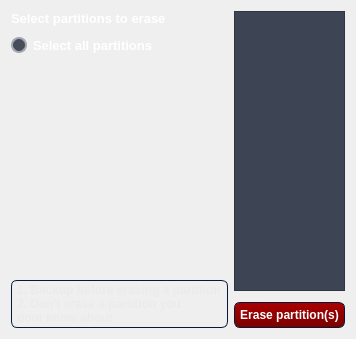
        <widget class="QWidget" name="erasetab">
         <attribute name="title">
          <string>Erase partition(s)</string>
         </attribute>
         <layout class="QHBoxLayout" name="horizontalLayout_11">
          <item>
           <layout class="QVBoxLayout" name="verticalLayout_17">
            <item>
             <widget class="QLabel" name="erasetitle">
              <property name="sizePolicy">
               <sizepolicy hsizetype="Preferred" vsizetype="Fixed">
                <horstretch>0</horstretch>
                <verstretch>0</verstretch>
               </sizepolicy>
              </property>
              <property name="minimumSize">
               <size>
                <width>0</width>
                <height>20</height>
               </size>
              </property>
              <property name="styleSheet">
               <string notr="true">/*-----QLabel-----*/
QLabel
{
	background-color: transparent;
	color: #ffffff;
	font-weight: bold;

}


QLabel::disabled
{
	background-color: transparent;
	color: #898988;

}
</string>
              </property>
              <property name="text">
               <string>&lt;html&gt;&lt;head/&gt;&lt;body&gt;&lt;p&gt;&lt;span style=&quot; font-size:10pt; color:#ffffff;&quot;&gt;Select partitions to erase&lt;/span&gt;&lt;/p&gt;&lt;/body&gt;&lt;/html&gt;</string>
              </property>
              <property name="alignment">
               <set>Qt::AlignLeading|Qt::AlignLeft|Qt::AlignTop</set>
              </property>
             </widget>
            </item>
            <item>
             <widget class="QCheckBox" name="eraseselectallpartitionscheckbox">
              <property name="font">
               <font>
                <pointsize>10</pointsize>
                <bold>true</bold>
               </font>
              </property>
              <property name="styleSheet">
               <string notr="true">/*-----QCheckBox-----*/
QCheckBox{
	background-color: transparent;
	font-weight: bold;
	color: #fff;

}


QCheckBox::indicator
{
    color: #b1b1b1;
    background-color: rgb(72, 76, 88);
    border: 2px solid rgb(163, 167, 178);
    width: 12px;
    height: 12px;
	border-radius: 8px;

}


QCheckBox::indicator:checked
{
    border: 1px solid #323232;
	border-radius: 7px;
	background-color: rgb(255, 201, 38);
}


QCheckBox::indicator:unchecked:hover
{
    border: 2px solid rgb(255, 201, 38);

}


QCheckBox::disabled
{
	color: #656565;

}


QCheckBox::indicator:disabled
{
	background-color: #656565;
	color: #656565;
    border: 1px solid #656565;

}

</string>
              </property>
              <property name="text">
               <string>Select all partitions</string>
              </property>
             </widget>
            </item>
            <item>
             <spacer name="verticalSpacer_10">
              <property name="orientation">
               <enum>Qt::Vertical</enum>
              </property>
              <property name="sizeHint" stdset="0">
               <size>
                <width>20</width>
                <height>40</height>
               </size>
              </property>
             </spacer>
            </item>
            <item>
             <widget class="QLabel" name="label">
              <property name="styleSheet">
               <string notr="true">	border-style: solid;
	border-width: 1px;
	border-radius: 6px;
	border-color: #051a39;
	padding: 2px;
	color:  rgb(235, 235, 235);
	font-weight: bold;</string>
              </property>
              <property name="text">
               <string>&lt;html&gt;&lt;head/&gt;&lt;body&gt;&lt;p&gt;1. Backup before erasing a partition&lt;br/&gt;2. Don't erase a partition you&lt;br/&gt;dont know about&lt;/p&gt;&lt;/body&gt;&lt;/html&gt;</string>
              </property>
             </widget>
            </item>
           </layout>
          </item>
          <item>
           <layout class="QVBoxLayout" name="verticalLayout_16">
            <item>
             <widget class="QScrollArea" name="erasepartitionList">
              <property name="sizePolicy">
               <sizepolicy hsizetype="MinimumExpanding" vsizetype="Expanding">
                <horstretch>0</horstretch>
                <verstretch>0</verstretch>
               </sizepolicy>
              </property>
              <property name="minimumSize">
               <size>
                <width>0</width>
                <height>280</height>
               </size>
              </property>
              <property name="font">
               <font>
                <pointsize>10</pointsize>
               </font>
              </property>
              <property name="styleSheet">
               <string notr="true">/*-----QScrollBar-----*/
QScrollBar:horizontal
{
    border: 1px solid #222222;
    background-color: #63676d;
    height: 18px;
    margin: 0px 18px 0 18px;

}


QScrollBar::handle:horizontal
{
    background-color: #a6acb3;
	border: 1px solid #656565;
	border-radius: 2px;
    min-height: 20px;

}


QScrollBar::add-line:horizontal
{
    border: 1px solid #1b1b19;
    background-color: #a6acb3;
    width: 18px;
    subcontrol-position: right;
    subcontrol-origin: margin;

}


QScrollBar::sub-line:horizontal
{
    border: 1px solid #1b1b19;
    background-color: #a6acb3;
    width: 18px;
    subcontrol-position: left;
    subcontrol-origin: margin;

}


QScrollBar::right-arrow:horizontal
{
    image: url(://arrow-right.png);
    width: 8px;
    height: 8px;

}


QScrollBar::left-arrow:horizontal
{
    image: url(://arrow-left.png);
    width: 8px;
    height: 8px;

}


QScrollBar::add-page:horizontal, QScrollBar::sub-page:horizontal
{
    background: none;

}


QScrollBar:vertical
{
    background-color: #63676d;
    width: 18px;
    margin: 18px 0 18px 0;
    border: 1px solid #222222;

}


QScrollBar::handle:vertical
{
    background-color: #a6acb3;
	border: 1px solid #656565;
	border-radius: 2px;
    min-height: 20px;

}


QScrollBar::add-line:vertical
{
    border: 1px solid #1b1b19;
    background-color: #a6acb3;
    height: 18px;
    subcontrol-position: bottom;
    subcontrol-origin: margin;

}


QScrollBar::sub-line:vertical
{
    border: 1px solid #1b1b19;
    background-color: #a6acb3;
    height: 18px;
    subcontrol-position: top;
    subcontrol-origin: margin;

}


QScrollBar::up-arrow:vertical
{
    image: url(://arrow-up.png);
    width: 8px;
    height: 8px;

}


QScrollBar::down-arrow:vertical
{
    image: url(://arrow-down.png);
    width: 8px;
    height: 8px;

}


QScrollBar::add-page:vertical, QScrollBar::sub-page:vertical
{
    background: none;

}



/*-----QWidget-----*/
QWidget
{
	background-color: rgb(61, 69, 84);
	color: #ffffff;
	border-color: #051a39;

}

/*-----QCheckBox-----*/
QCheckBox{
	background-color: transparent;
	font-weight: bold;
	color: #fff;

}


QCheckBox::indicator
{
    color: #b1b1b1;
    background-color: rgb(72, 76, 88);
    border: 2px solid rgb(163, 167, 178);
    width: 12px;
    height: 12px;
	border-radius: 8px;

}


QCheckBox::indicator:checked
{
    border: 1px solid #323232;
	border-radius: 7px;
	background-color: rgb(255, 201, 38);
}


QCheckBox::indicator:unchecked:hover
{
    border: 2px solid rgb(255, 201, 38);

}


QCheckBox::disabled
{
	color: #656565;

}


QCheckBox::indicator:disabled
{
	background-color: #656565;
	color: #656565;
    border: 1px solid #656565;

}

</string>
              </property>
              <property name="verticalScrollBarPolicy">
               <enum>Qt::ScrollBarAsNeeded</enum>
              </property>
              <property name="horizontalScrollBarPolicy">
               <enum>Qt::ScrollBarAsNeeded</enum>
              </property>
              <property name="sizeAdjustPolicy">
               <enum>QAbstractScrollArea::AdjustToContentsOnFirstShow</enum>
              </property>
              <property name="widgetResizable">
               <bool>true</bool>
              </property>
              <widget class="QWidget" name="scrollAreaWidgetContents_3">
               <property name="geometry">
                <rect>
                 <x>0</x>
                 <y>0</y>
                 <width>639</width>
                 <height>308</height>
                </rect>
               </property>
              </widget>
             </widget>
            </item>
            <item>
             <spacer name="verticalSpacer_19">
              <property name="orientation">
               <enum>Qt::Vertical</enum>
              </property>
              <property name="sizeType">
               <enum>QSizePolicy::Fixed</enum>
              </property>
              <property name="sizeHint" stdset="0">
               <size>
                <width>20</width>
                <height>5</height>
               </size>
              </property>
             </spacer>
            </item>
            <item>
             <widget class="QPushButton" name="erasepartitionsbtn">
              <property name="styleSheet">
               <string notr="true">/*-----QPushButton-----*/
QPushButton
{
	background-color: qlineargradient(spread:repeat, x1:0.486, y1:0, x2:0.505, y2:1, stop:0.00480769 rgba(170, 0, 0, 255),stop:1 rgba(122, 0, 0, 255));
	color: #ffffff;
	font-weight: bold;
	border-style: solid;
	border-width: 1px;
	border-radius: 6px;
	border-color: #051a39;
	padding: 5px;

}



QPushButton::hover
{
	background-color: #9c0000;
	color: #ffffff;
	border-style: solid;
	border-width: 1px;
	border-radius: 6px;
	border-color: #051a39;
	padding: 5px;

}

QPushButton::disabled
{
	background-color: #404040;
	color: #656565;
	border-color: #051a39;

}


QPushButton::pressed
{
	background-color: #880000;
	color: #ffffff;
	border-style: solid;
	border-width: 2px;
	border-radius: 6px;
	border-color: #000000;
	padding: 5px;

}
</string>
              </property>
              <property name="text">
               <string>Erase partition(s)</string>
              </property>
             </widget>
            </item>
           </layout>
          </item>
         </layout>
        </widget>
